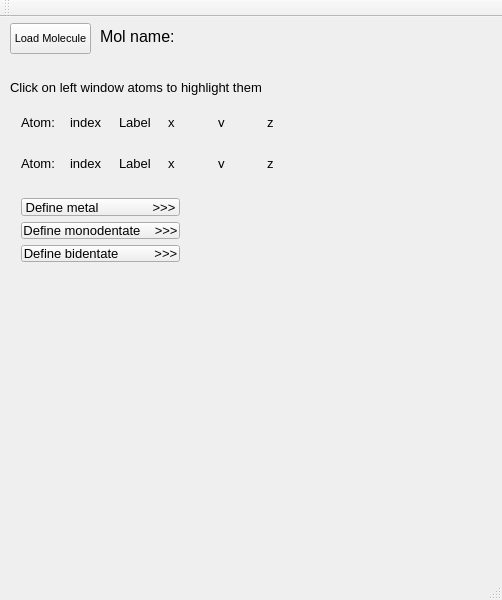
<?xml version="1.0" encoding="UTF-8"?>
<ui version="4.0">
 <class>MainWindow</class>
 <widget class="QMainWindow" name="MainWindow">
  <property name="geometry">
   <rect>
    <x>0</x>
    <y>0</y>
    <width>502</width>
    <height>600</height>
   </rect>
  </property>
  <property name="windowTitle">
   <string>MainWindow</string>
  </property>
  <widget class="QWidget" name="centralWidget">
   <widget class="QWidget" name="horizontalLayoutWidget_2">
    <property name="geometry">
     <rect>
      <x>10</x>
      <y>90</y>
      <width>311</width>
      <height>31</height>
     </rect>
    </property>
    <layout class="QHBoxLayout" name="horizontalLayout_2">
     <item>
      <widget class="QLabel" name="labelAtom">
       <property name="font">
        <font>
         <pointsize>10</pointsize>
        </font>
       </property>
       <property name="text">
        <string>Atom:</string>
       </property>
      </widget>
     </item>
     <item>
      <widget class="QLabel" name="atomSel">
       <property name="font">
        <font>
         <pointsize>10</pointsize>
        </font>
       </property>
       <property name="text">
        <string>index</string>
       </property>
      </widget>
     </item>
     <item>
      <widget class="QLabel" name="atomLabel">
       <property name="font">
        <font>
         <pointsize>10</pointsize>
        </font>
       </property>
       <property name="text">
        <string>Label</string>
       </property>
      </widget>
     </item>
     <item>
      <widget class="QLabel" name="atomX">
       <property name="font">
        <font>
         <pointsize>10</pointsize>
        </font>
       </property>
       <property name="text">
        <string>x</string>
       </property>
      </widget>
     </item>
     <item>
      <widget class="QLabel" name="atomY">
       <property name="font">
        <font>
         <pointsize>10</pointsize>
        </font>
       </property>
       <property name="text">
        <string>y</string>
       </property>
      </widget>
     </item>
     <item>
      <widget class="QLabel" name="atomZ">
       <property name="font">
        <font>
         <pointsize>10</pointsize>
        </font>
       </property>
       <property name="text">
        <string>z</string>
       </property>
      </widget>
     </item>
    </layout>
   </widget>
   <widget class="QPushButton" name="buttonLoadMolecule">
    <property name="geometry">
     <rect>
      <x>10</x>
      <y>6</y>
      <width>81</width>
      <height>31</height>
     </rect>
    </property>
    <property name="font">
     <font>
      <pointsize>8</pointsize>
     </font>
    </property>
    <property name="text">
     <string>Load Molecule</string>
    </property>
   </widget>
   <widget class="QLabel" name="molNameLabel">
    <property name="geometry">
     <rect>
      <x>100</x>
      <y>0</y>
      <width>81</width>
      <height>39</height>
     </rect>
    </property>
    <property name="font">
     <font>
      <pointsize>12</pointsize>
     </font>
    </property>
    <property name="text">
     <string>Mol name:</string>
    </property>
   </widget>
   <widget class="QLabel" name="molName">
    <property name="geometry">
     <rect>
      <x>180</x>
      <y>0</y>
      <width>291</width>
      <height>39</height>
     </rect>
    </property>
    <property name="font">
     <font>
      <pointsize>12</pointsize>
     </font>
    </property>
    <property name="text">
     <string/>
    </property>
   </widget>
   <widget class="QWidget" name="horizontalLayoutWidget_3">
    <property name="geometry">
     <rect>
      <x>10</x>
      <y>131</y>
      <width>311</width>
      <height>31</height>
     </rect>
    </property>
    <layout class="QHBoxLayout" name="horizontalLayout_3">
     <item>
      <widget class="QLabel" name="labelAtom_2">
       <property name="font">
        <font>
         <pointsize>10</pointsize>
        </font>
       </property>
       <property name="text">
        <string>Atom:</string>
       </property>
      </widget>
     </item>
     <item>
      <widget class="QLabel" name="atomSel_2">
       <property name="font">
        <font>
         <pointsize>10</pointsize>
        </font>
       </property>
       <property name="text">
        <string>index</string>
       </property>
      </widget>
     </item>
     <item>
      <widget class="QLabel" name="atomLabel_2">
       <property name="font">
        <font>
         <pointsize>10</pointsize>
        </font>
       </property>
       <property name="text">
        <string>Label</string>
       </property>
      </widget>
     </item>
     <item>
      <widget class="QLabel" name="atomX_2">
       <property name="font">
        <font>
         <pointsize>10</pointsize>
        </font>
       </property>
       <property name="text">
        <string>x</string>
       </property>
      </widget>
     </item>
     <item>
      <widget class="QLabel" name="atomY_2">
       <property name="font">
        <font>
         <pointsize>10</pointsize>
        </font>
       </property>
       <property name="text">
        <string>y</string>
       </property>
      </widget>
     </item>
     <item>
      <widget class="QLabel" name="atomZ_2">
       <property name="font">
        <font>
         <pointsize>10</pointsize>
        </font>
       </property>
       <property name="text">
        <string>z</string>
       </property>
      </widget>
     </item>
    </layout>
   </widget>
   <widget class="QLabel" name="label">
    <property name="geometry">
     <rect>
      <x>10</x>
      <y>60</y>
      <width>251</width>
      <height>21</height>
     </rect>
    </property>
    <property name="font">
     <font>
      <pointsize>10</pointsize>
     </font>
    </property>
    <property name="text">
     <string>Click on left window atoms to highlight them</string>
    </property>
   </widget>
   <widget class="QWidget" name="verticalLayoutWidget">
    <property name="geometry">
     <rect>
      <x>10</x>
      <y>170</y>
      <width>181</width>
      <height>86</height>
     </rect>
    </property>
    <layout class="QVBoxLayout" name="verticalLayout">
     <item>
      <widget class="QPushButton" name="buttonDefineMetal">
       <property name="font">
        <font>
         <pointsize>10</pointsize>
        </font>
       </property>
       <property name="text">
        <string>Define metal               &gt;&gt;&gt;</string>
       </property>
      </widget>
     </item>
     <item>
      <widget class="QPushButton" name="buttonDefineMono">
       <property name="font">
        <font>
         <pointsize>10</pointsize>
        </font>
       </property>
       <property name="text">
        <string>Define monodentate    &gt;&gt;&gt;</string>
       </property>
      </widget>
     </item>
     <item>
      <widget class="QPushButton" name="buttonDefineBi">
       <property name="font">
        <font>
         <pointsize>10</pointsize>
        </font>
       </property>
       <property name="text">
        <string>Define bidentate          &gt;&gt;&gt;</string>
       </property>
      </widget>
     </item>
    </layout>
   </widget>
   <widget class="QLabel" name="definitionMessages">
    <property name="geometry">
     <rect>
      <x>10</x>
      <y>270</y>
      <width>261</width>
      <height>21</height>
     </rect>
    </property>
    <property name="font">
     <font>
      <pointsize>10</pointsize>
     </font>
    </property>
    <property name="text">
     <string/>
    </property>
   </widget>
  </widget>
  <widget class="QMenuBar" name="menuBar">
   <property name="geometry">
    <rect>
     <x>0</x>
     <y>0</y>
     <width>502</width>
     <height>21</height>
    </rect>
   </property>
  </widget>
  <widget class="QToolBar" name="mainToolBar">
   <attribute name="toolBarArea">
    <enum>TopToolBarArea</enum>
   </attribute>
   <attribute name="toolBarBreak">
    <bool>false</bool>
   </attribute>
  </widget>
  <widget class="QStatusBar" name="statusBar"/>
 </widget>
 <layoutdefault spacing="6" margin="11"/>
 <resources/>
 <connections/>
</ui>
